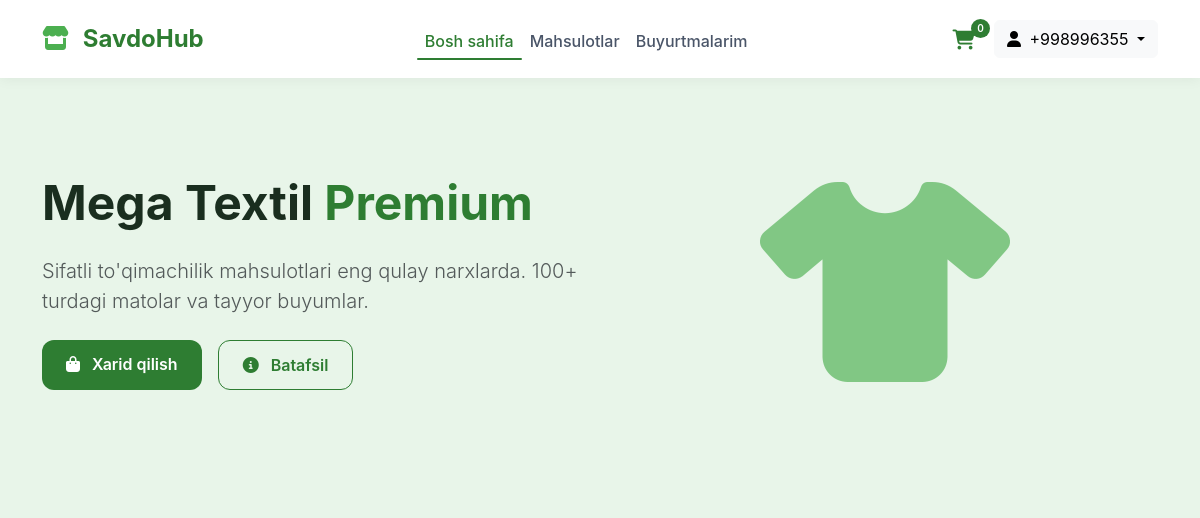
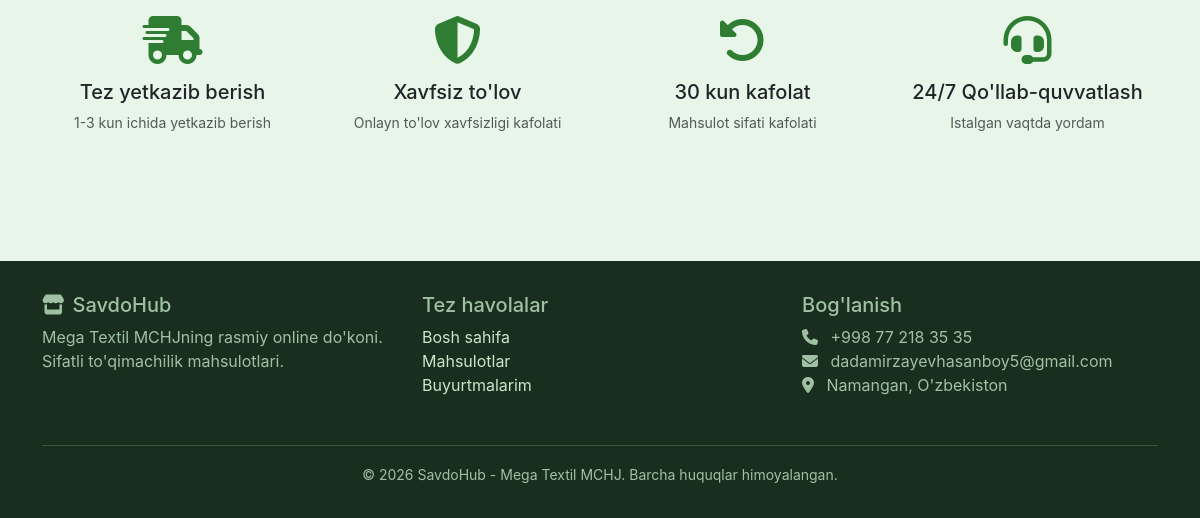
The page / (signed in) on the database as committed earlier (2 pictures, top to bottom).
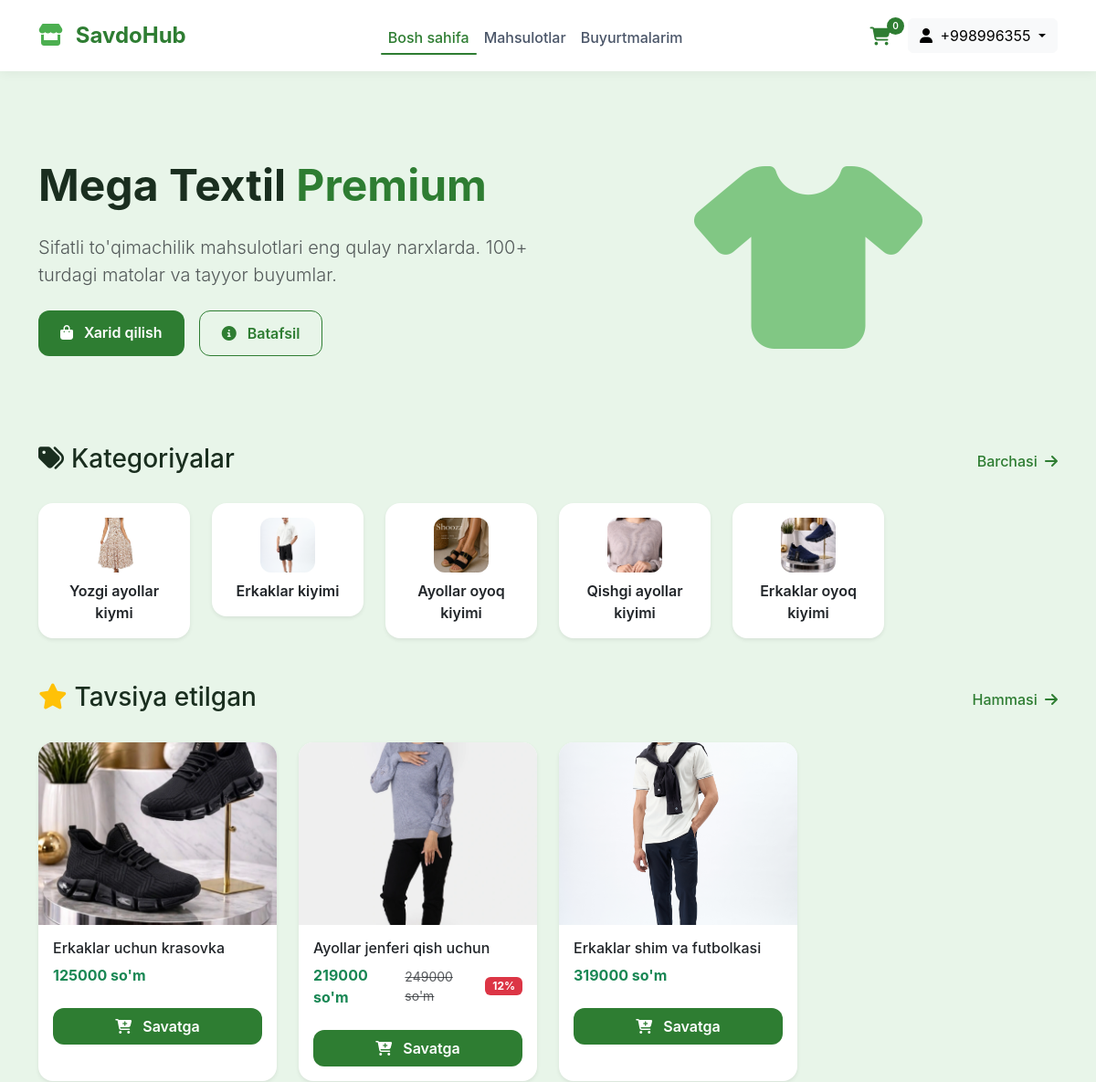
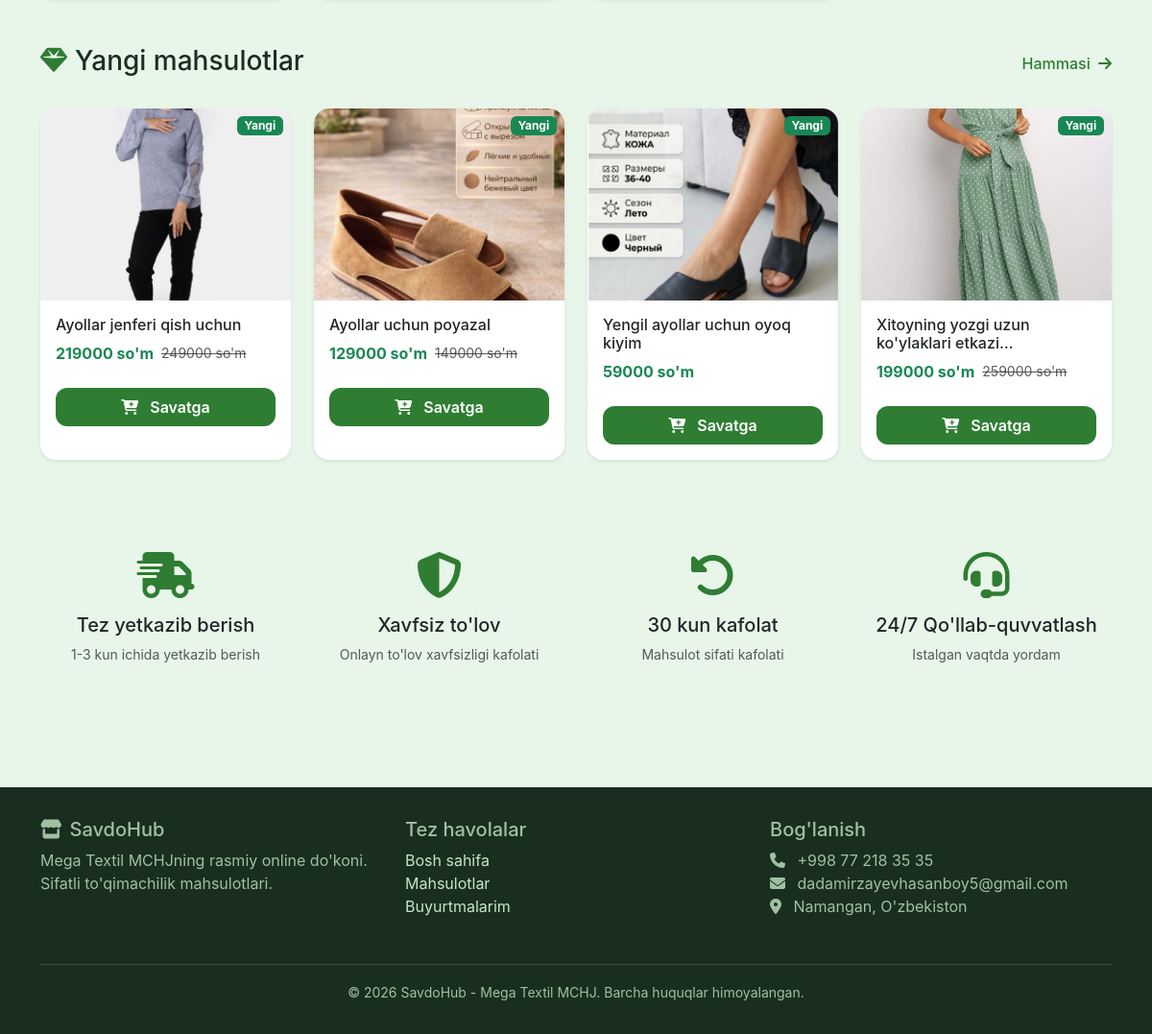
The same page on the database as committed later (2 pictures, top to bottom).
### accounts/models.py (models this page shows, shortened)
class User(AbstractBaseUser, PermissionsMixin):
    phone_number = models.CharField(max_length=15, unique=True)
    full_name = models.CharField(max_length=255, blank=True)
    is_active = models.BooleanField(default=False)
    is_staff = models.BooleanField(default=False)
    date_joined = models.DateTimeField(auto_now_add=True)
    objects = UserManager()
    USERNAME_FIELD = 'phone_number'
    REQUIRED_FIELDS = []

### shop/models.py (models this page shows, shortened)
class Category(models.Model):
    name = models.CharField(max_length=100, verbose_name="Kategoriya nomi")
    slug = models.SlugField(unique=True, verbose_name="URL manzil")
    image = models.ImageField(upload_to='categories/', blank=True, null=True, verbose_name="Rasm")
    order = models.IntegerField(default=0, verbose_name="Tartib")
    created_at = models.DateTimeField(auto_now_add=True, verbose_name="Yaratilgan vaqt")
    class Meta:
        verbose_name = "Kategoriya"
        verbose_name_plural = "Kategoriyalar"
        ordering = ['order', 'name']

class Product(models.Model):
    category = models.ForeignKey(Category, on_delete=models.CASCADE, related_name='products')
    name = models.CharField(max_length=200)
    slug = models.SlugField(unique=True)
    description = models.TextField()
    price = models.DecimalField(max_digits=10, decimal_places=2)
    old_price = models.DecimalField(max_digits=10, decimal_places=2, blank=True, null=True)
    image = models.ImageField(upload_to='products/')
    image2 = models.ImageField(upload_to='products/', blank=True, null=True)
    image3 = models.ImageField(upload_to='products/', blank=True, null=True)
    stock = models.IntegerField(default=0)
    is_available = models.BooleanField(default=True)
    is_featured = models.BooleanField(default=False)
    is_new = models.BooleanField(default=False)
    created_at = models.DateTimeField(auto_now_add=True)
    class Meta:
        verbose_name = "Mahsulot"
        verbose_name_plural = "Mahsulotlar"
        ordering = ['-created_at']
    def get_absolute_url(self):
        return reverse('shop:product_detail', args=[self.category.slug, self.slug])
    @property
    def discount_percent(self):
        if self.old_price and self.old_price > self.price:
            return int(((self.old_price - self.price) / self.old_price) * 100)
        return 0

### shop/views.py (the view)
# urls.py: path('', views.index_view, name='index'),
def index_view(request):
    featured_products = Product.objects.filter(is_available=True, is_featured=True)[:8]
    new_products = Product.objects.filter(is_available=True, is_new=True)[:8]
    categories = Category.objects.all()[:6]
    context = {
        'featured_products': featured_products,
        'new_products': new_products,
        'categories': categories,
        'cart_total_items': get_cart_total_items(request),
    }
    return render(request, 'shop/index.html', context)

### shop/templates/shop/index.html (shortened to what this page needs)
{% extends 'shop/base.html' %}
{% load static %}
{% block content %}
<div class="container">
    <div class="row align-items-center mb-5 py-5">
        <div class="col-lg-6">
            <h1 style="color: #1a2e1f; font-size: 3rem; font-weight: 700;">
                Mega Textil
                <span style="color: #2e7d32;">Premium</span>
            </h1>
            <p class="lead text-muted my-4">
                Sifatli to'qimachilik mahsulotlari eng qulay narxlarda. 100+ turdagi matolar va tayyor buyumlar.
            </p>
            <div class="d-flex gap-3">
                <a href="{% url 'shop:product_list' %}" class="btn-primary-custom">
                    <i class="fas fa-shopping-bag me-2"></i> Xarid qilish
                </a>
                <a href="https://megatekstil.com/index.html" class="btn-outline-custom">
                    <i class="fas fa-info-circle me-2"></i> Batafsil
                </a>
            </div>
        </div>
        <div class="col-lg-6 text-center">
            <i class="fas fa-tshirt" style="font-size: 200px; color: #81c784;"></i>
        </div>
    </div>
    {% if categories %}
    <div class="mb-5">
        <div class="d-flex justify-content-between align-items-center mb-4">
            <h3 style="color: #1a2e1f;"><i class="fas fa-tags me-2"></i>Kategoriyalar</h3>
            <a href="{% url 'shop:product_list' %}" class="link-custom">Barchasi <i class="fas fa-arrow-right ms-1"></i></a>
        </div>
        <div class="row g-4">
            {% for category in categories %}
            <div class="col-6 col-md-4 col-lg-2">
                <a href="{% url 'shop:category_products' category.slug %}" class="text-decoration-none">
                    <div class="text-center p-3 bg-white rounded-4 shadow-sm hover-effect">
                        {% if category.image %}
                            <img src="{{ category.image.url }}" alt="{{ category.name }}" style="width: 60px; height: 60px; object-fit: cover; border-radius: 12px;">
                        {% else %}
                            <i class="fas fa-folder-open" style="font-size: 40px; color: #81c784;"></i>
                        {% endif %}
                        <p class="mt-2 mb-0 fw-semibold text-dark">{{ category.name }}</p>
                    </div>
                </a>
            </div>
            {% endfor %}
        </div>
    </div>
    {% endif %}
    {% if featured_products %}
    <div class="mb-5">
        <div class="d-flex justify-content-between align-items-center mb-4">
            <h3 style="color: #1a2e1f;"><i class="fas fa-star me-2" style="color: #ffc107;"></i>Tavsiya etilgan</h3>
            <a href="{% url 'shop:product_list' %}?featured=true" class="link-custom">Hammasi <i class="fas fa-arrow-right ms-1"></i></a>
        </div>
        <div class="row g-4">
            {% for product in featured_products %}
            <div class="col-6 col-md-4 col-lg-3">
                <div class="card h-100 border-0 shadow-sm rounded-4 product-card">
                    <a href="{{ product.get_absolute_url }}" class="text-decoration-none">
                        {% if product.image %}
                        <img src="{{ product.image.url }}" class="card-img-top rounded-top-4" alt="{{ product.name }}" style="height: 200px; object-fit: cover;">
                        {% else %}
                        <div class="bg-light rounded-top-4 d-flex align-items-center justify-content-center" style="height: 200px;">
                            <i class="fas fa-image fa-4x text-muted"></i>
                        </div>
                        {% endif %}
                        <div class="card-body">
                            <h6 class="card-title text-dark mb-2">{{ product.name|truncatechars:40 }}</h6>
                            <div class="d-flex align-items-center gap-2">
                                <span class="fw-bold text-success">{{ product.price|floatformat:0 }} so'm</span>
                                {% if product.old_price %}
                                <span class="text-muted text-decoration-line-through small">{{ product.old_price|floatformat:0 }} so'm</span>
                                <span class="badge bg-danger">{{ product.discount_percent }}%</span>
                                {% endif %}
                            </div>
                        </div>
                    </a>
                    <div class="card-footer bg-transparent border-0 pb-3">
                        <button class="btn-primary-custom w-100 add-to-cart-btn" data-product-id="{{ product.id }}" style="padding: 0.5rem;">
                            <i class="fas fa-cart-plus me-2"></i> Savatga
                        </button>
                    </div>
                </div>
            </div>
            {% endfor %}
        </div>
    </div>
    {% endif %}
    {% if new_products %}
    <div class="mb-5">
        <div class="d-flex justify-content-between align-items-center mb-4">
            <h3 style="color: #1a2e1f;"><i class="fas fa-gem me-2" style="color: #2e7d32;"></i>Yangi mahsulotlar</h3>
            <a href="{% url 'shop:product_list' %}?sort=newest" class="link-custom">Hammasi <i class="fas fa-arrow-right ms-1"></i></a>
        </div>
        <div class="row g-4">
            {% for product in new_products %}
            <div class="col-6 col-md-4 col-lg-3">
                <div class="card h-100 border-0 shadow-sm rounded-4 product-card">
                    <a href="{{ product.get_absolute_url }}" class="text-decoration-none">
                        <div class="position-relative">
                            {% if product.image %}
                            <img src="{{ product.image.url }}" class="card-img-top rounded-top-4" alt="{{ product.name }}" style="height: 200px; object-fit: cover;">
                            {% else %}
                            <div class="bg-light rounded-top-4 d-flex align-items-center justify-content-center" style="height: 200px;">
                                <i class="fas fa-image fa-4x text-muted"></i>
                            </div>
                            {% endif %}
                            <span class="position-absolute top-0 end-0 m-2 badge bg-success">Yangi</span>
                        </div>
                        <div class="card-body">
                            <h6 class="card-title text-dark mb-2">{{ product.name|truncatechars:40 }}</h6>
                            <div class="d-flex align-items-center gap-2">
                                <span class="fw-bold text-success">{{ product.price|floatformat:0 }} so'm</span>
                                {% if product.old_price %}
                                <span class="text-muted text-decoration-line-through small">{{ product.old_price|floatformat:0 }} so'm</span>
                                {% endif %}
                            </div>
                        </div>
                    </a>
                    <div class="card-footer bg-transparent border-0 pb-3">
                        <button class="btn-primary-custom w-100 add-to-cart-btn" data-product-id="{{ product.id }}" style="padding: 0.5rem;">
                            <i class="fas fa-cart-plus me-2"></i> Savatga
                        </button>
                    </div>
                </div>
            </div>
            {% endfor %}
        </div>
    </div>
    {% endif %}
    <div class="row g-4 py-5">
        <div class="col-md-3 text-center">
            <i class="fas fa-truck-fast fa-3x" style="color: #2e7d32;"></i>
            <h5 class="mt-3">Tez yetkazib berish</h5>
            <p class="text-muted small">1-3 kun ichida yetkazib berish</p>
        </div>
        <div class="col-md-3 text-center">
            <i class="fas fa-shield-alt fa-3x" style="color: #2e7d32;"></i>
            <h5 class="mt-3">Xavfsiz to'lov</h5>
            <p class="text-muted small">Onlayn to'lov xavfsizligi kafolati</p>
        </div>
        <div class="col-md-3 text-center">
            <i class="fas fa-undo-alt fa-3x" style="color: #2e7d32;"></i>
            <h5 class="mt-3">30 kun kafolat</h5>
            <p class="text-muted small">Mahsulot sifati kafolati</p>
        </div>
        <div class="col-md-3 text-center">
            <i class="fas fa-headset fa-3x" style="color: #2e7d32;"></i>
            <h5 class="mt-3">24/7 Qo'llab-quvvatlash</h5>
            <p class="text-muted small">Istalgan vaqtda yordam</p>
        </div>
    </div>
</div>
{% endblock %}

### shop/templates/shop/base.html (shortened to what this page needs)
<!DOCTYPE html>
<html lang="uz">
<head>
    <link href="https://cdn.jsdelivr.net/npm/bootstrap@5.3.0/dist/css/bootstrap.min.css" rel="stylesheet">
    <link rel="stylesheet" href="https://cdnjs.cloudflare.com/ajax/libs/font-awesome/6.5.1/css/all.min.css">
</head>
<body>
<nav class="navbar navbar-expand-lg sticky-top">
    <div class="container">
        <a class="navbar-brand" href="{% url 'shop:index' %}">
            <i class="fas fa-store"></i> SavdoHub
        </a>
        <div class="collapse navbar-collapse" id="navbarNav">
            <ul class="navbar-nav mx-auto">
                <li class="nav-item">
                    <a class="nav-link {% if request.resolver_match.url_name == 'index' %}active{% endif %}" href="{% url 'shop:index' %}">Bosh sahifa</a>
                </li>
                <li class="nav-item">
                    <a class="nav-link {% if request.resolver_match.url_name == 'product_list' %}active{% endif %}" href="{% url 'shop:product_list' %}">Mahsulotlar</a>
                </li>
                {% if user.is_authenticated %}
                <li class="nav-item">
                    <a class="nav-link {% if request.resolver_match.url_name == 'my_orders' %}active{% endif %}" href="{% url 'shop:my_orders' %}">Buyurtmalarim</a>
                </li>
                {% endif %}
            </ul>
            <div class="d-flex gap-3 align-items-center">
                <a href="{% url 'shop:cart' %}" class="cart-badge position-relative">
                    <i class="fas fa-shopping-cart fa-lg" style="color: #2e7d32; margin-right: 3px;">
                    </i>
                    <span class="cart-count" id="cartCount">{{ cart_total_items|default:0 }}</span>
                </a>
                {% if user.is_authenticated %}
                    <div class="dropdown">
                        <button class="btn btn-light dropdown-toggle" type="button" data-bs-toggle="dropdown">
                            <i class="fas fa-user me-1"></i> {{ user.phone_number|slice:":10" }}
                        </button>
                    </div>
                {% else %}
                    <a href="{% url 'accounts:login' %}" class="btn-outline-custom" style="padding: 0.5rem 1rem;">Kirish</a>
                    <a href="{% url 'accounts:register' %}" class="btn-primary-custom" style="padding: 0.5rem 1rem;">Ro'yxatdan o'tish</a>
                {% endif %}
            </div>
        </div>
    </div>
</nav>
<div class="main-container">
    {% block content %}{% endblock %}
</div>
<footer class="footer">
    <div class="container">
        <div class="row">
            <div class="col-md-4 mb-3">
                <h5><i class="fas fa-store me-2"></i>SavdoHub</h5>
                <p>Mega Textil MCHJning rasmiy online do'koni. Sifatli to'qimachilik mahsulotlari.</p>
            </div>
            <div class="col-md-4 mb-3">
                <h5>Tez havolalar</h5>
                <ul class="list-unstyled">
                    <li><a href="{% url 'shop:index' %}">Bosh sahifa</a></li>
                    <li><a href="{% url 'shop:product_list' %}">Mahsulotlar</a></li>
                    {% if user.is_authenticated %}
                    <li><a href="{% url 'shop:my_orders' %}">Buyurtmalarim</a></li>
                    {% endif %}
                </ul>
            </div>
            <div class="col-md-4 mb-3">
                <h5>Bog'lanish</h5>
                <ul class="list-unstyled">
                    <li><i class="fas fa-phone me-2"></i> +998 77 218 35 35</li>
                    <li><i class="fas fa-envelope me-2"></i> dadamirzayevhasanboy5@gmail.com</li>
                    <li><i class="fas fa-map-marker-alt me-2"></i> Namangan, O'zbekiston</li>
                </ul>
            </div>
        </div>
        <hr class="bg-secondary">
        <div class="text-center">
            <small>&copy; 2026 SavdoHub - Mega Textil MCHJ. Barcha huquqlar himoyalangan.</small>
        </div>
    </div>
</footer>
</body>
</html>

Rows that differ between the two databases and show on the page:
added Category: image (picture), name "Yozgi ayollar kiymi"
added Category: image (picture), name "Erkaklar kiyimi"
added Category: image (picture), name "Ayollar oyoq kiyimi"
added Category: image (picture), name "Qishgi ayollar kiyimi"
added Category: image (picture), name "Erkaklar oyoq kiyimi"
added Product: image (picture), name "Erkaklar uchun krasovka", price "125000", shown under "Tavsiya etilgan"
added Product: image (picture), name "Ayollar jenferi qish uchun", price "219000", old_price "249000", discount_percent "12"
added Product: image (picture), name "Erkaklar shim va futbolkasi", price "319000", shown under "Tavsiya etilgan"
added Product: image (picture), name "Ayollar uchun poyazal", price "129000", old_price "149000", shown under "Yangi mahsulotlar"
added Product: image (picture), name "Yengil ayollar uchun oyoq kiyim", price "59000", shown under "Yangi mahsulotlar"
added Product: image (picture), name "Xitoyning yozgi uzun ko'ylaklari etkazi…", price "199000", old_price "259000", shown under "Yangi mahsulotlar"
Other text that changed with them:
text now shown: "Kategoriyalar Barchasi Tavsiya etilgan Hammasi Yangi mahsulotlar Hammasi"
